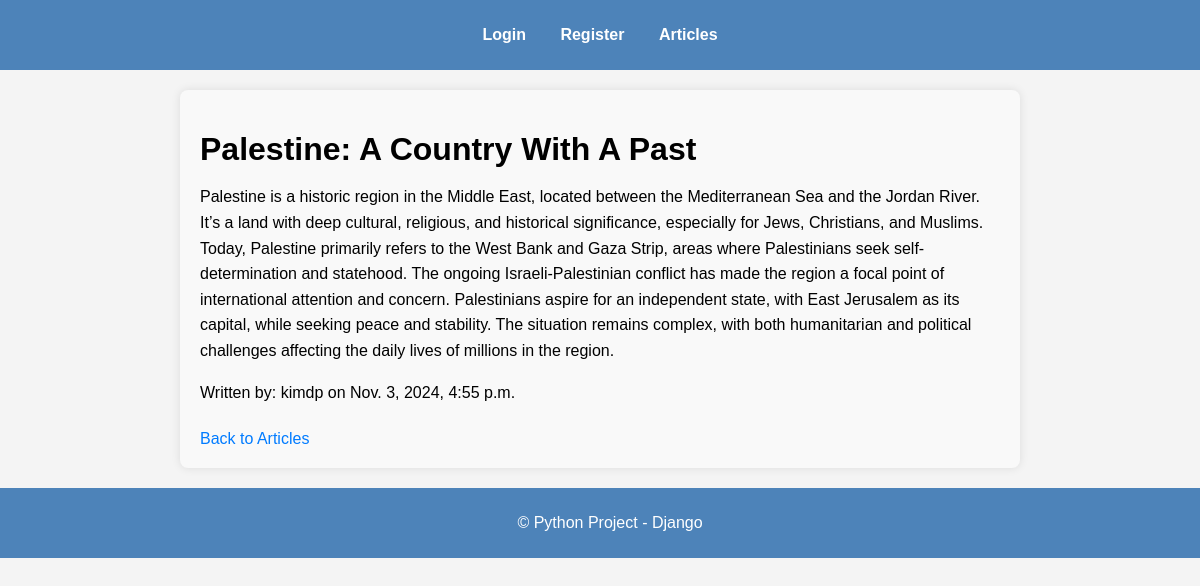
Page /articles/2/ on the earlier database version.
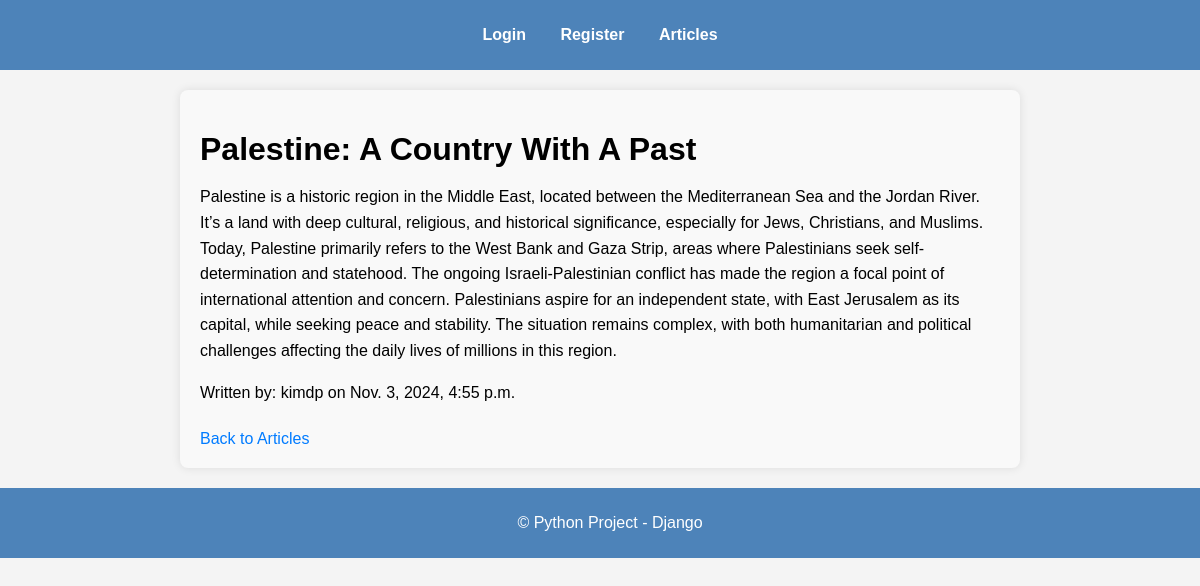
Same page on the later database version.
### my_app/models.py (models this page shows, shortened)
class Article(models.Model):
    title = models.CharField(max_length=200)
    content = models.TextField()
    author = models.ForeignKey(User, on_delete=models.CASCADE)
    created_at = models.DateTimeField(auto_now_add=True)

### my_app/views.py (the view)
# urls.py: path('articles/<int:pk>/', views.ArticleDetailView.as_view(), name='article_detail'),
class ArticleDetailView(DetailView):
    model = Article
    template_name = 'articles/article_detail.html'
    context_object_name = 'article'

### my_app/templates/articles/article_detail.html (shortened to what this page needs)
{% extends "base.html" %}
{% block content %}
    <div class="article-container">
        <h1>{{ article.title }}</h1>
        <p>{{ article.content }}</p>
        <p>Written by: {{ article.author.username }} on {{ article.created_at }}</p>
            <a href="{% url 'article_list' %}">Back to Articles</a>
    </div>
{% endblock %}

### my_app/templates/base.html (shortened to what this page needs)
{% load static %}
<!DOCTYPE html>
<html lang="en">
<head>
    <link rel="stylesheet" href="{% static 'css/style.css' %}">
</head>
<body>
    <header>
        <nav>
            <ul>
                {% if user.is_authenticated %}
                    <li><a href="{% url 'article_list' %}">Articles</a></li>
                    <li><a href="{% url 'add_article' %}">Add Article</a></li>
                    <li>
                    <form action="{% url 'logout' %}" method="post" style="display:inline;">
                            {% csrf_token %}
                            <button type="submit" style="background:none; border:none; color:blue; cursor:pointer;">Logout</button>
                        </form>
                    </li>
                {% else %}
                    <li><a href="{% url 'login' %}">Login</a></li>
                    <li><a href="{% url 'register' %}">Register</a></li>
                    <li><a href="{% url 'article_list' %}">Articles</a></li>
                {% endif %}
            </ul>
        </nav>
    </header>
    <main>
         <div class="content">
            {% block content %}{% endblock %}
        </div>
    </main>
    <footer>
        <p>&copy; Python Project - Django</p>
    </footer>
</body>
</html>

### static/css/style.css (style rules this page uses)
body { font-family: Arial, sans-serif; background-color: #f4f4f4; margin: 0; padding: 0; }
header { background-color: #4D83B9; color: white; padding: 10px 0; text-align: center; }
header nav ul { list-style: none; padding: 0; }
header nav ul li { display: inline; margin: 0 15px; }
header nav ul li a { color: white; text-decoration: none; font-weight: bold; }
footer { background-color: #4D83B9; color: white; text-align: center; padding: 10px; width: 100%; }
.article-container { max-width: 800px; margin: 20px auto; padding: 20px; background-color: #f9f9f9; border-radius: 8px; box-shadow: 0 0 10px rgba(0, 0, 0, 0.1); }
.article-container h1 { margin-bottom: 10px; }
.article-container p { line-height: 1.6; margin-bottom: 10px; }
.article-container a { display: inline-block; margin-top: 15px; color: #007bff; text-decoration: none; }

Differences in the rows shown:
changed Article "Palestine: A Country With A Past": content "…lives of millions in the region." → "…lives of millions in this region."
